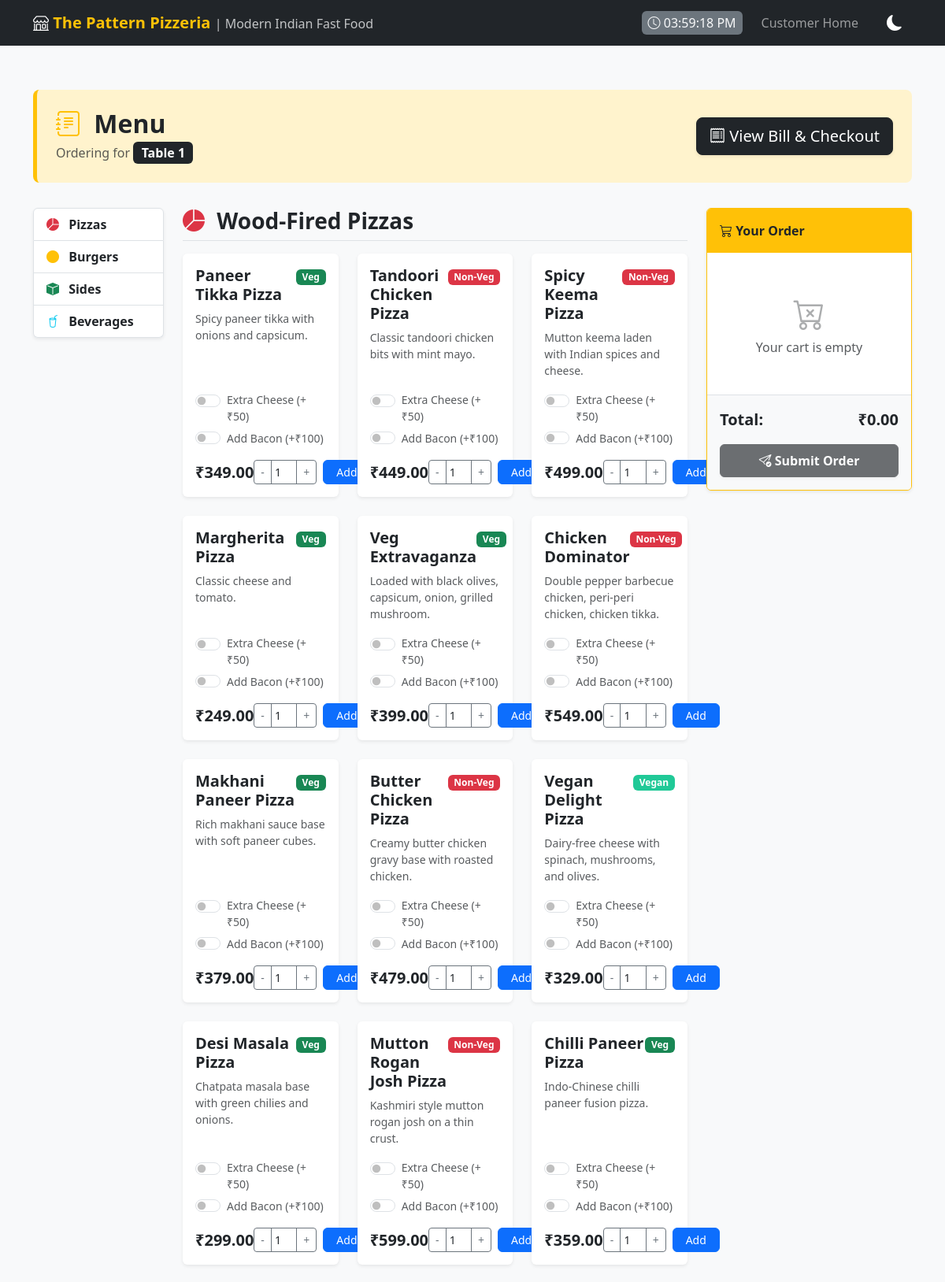
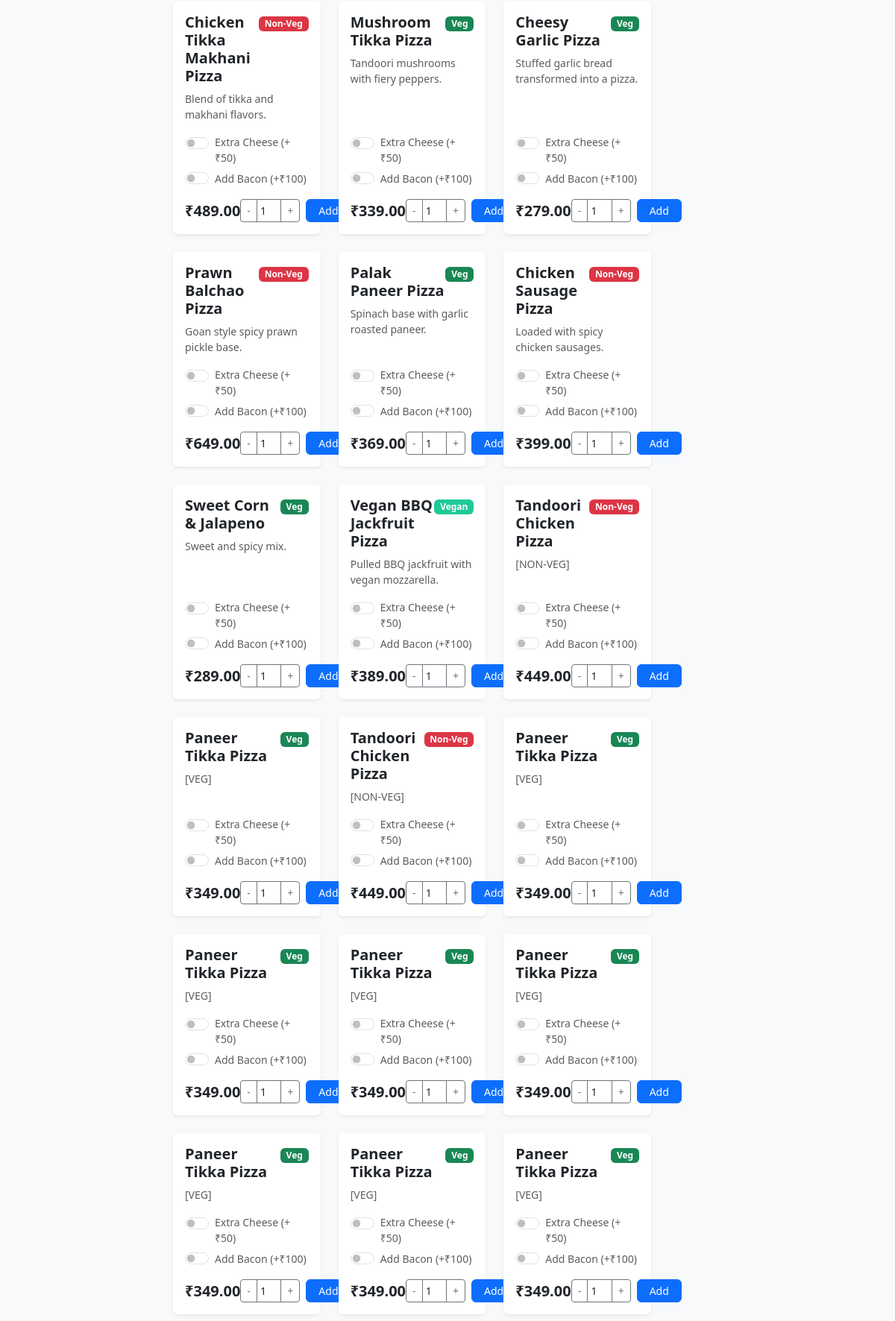
Page /menu/1/ (upper part) on the committed database (2 pictures, top to bottom).
### restaurant/models.py (models this page shows, shortened)
class RestaurantTable(models.Model):
    table_number = models.IntegerField(unique=True)
    is_occupied = models.BooleanField(default=False)

class MenuItem(models.Model):
    ITEM_TYPES = [
        ('VEG', 'Vegetarian'),
        ('NON_VEG', 'Non-Vegetarian'),
        ('VEGAN', 'Vegan'),
    ]
    name = models.CharField(max_length=100)
    price = models.DecimalField(max_digits=8, decimal_places=2)
    item_type = models.CharField(max_length=20, choices=ITEM_TYPES)
    description = models.TextField(blank=True)

### restaurant/views.py (the view)
# urls.py: path('menu/<int:table_id>/', views.menu_view, name='menu_page'),
def menu_view(request, table_id):
    table = get_object_or_404(RestaurantTable, table_number=table_id)
    from restaurant.models import MenuItem # Local import to avoid cyclic issues at top if any
    items = MenuItem.objects.all()
    pizzas = [item for item in items if 'Pizza' in item.name or 'Extravaganza' in item.name or 'Dominator' in item.name or 'Sweet Corn' in item.name]
    burgers = [item for item in items if 'Burger' in item.name or 'Mac' in item.name]
    sides = [item for item in items if 'Fries' in item.name or 'Wings' in item.name or 'Bread' in item.name or 'Kebab' in item.name or 'Rings' in item.name or 'Poppers' in item.name or 'Nuggets' in item.name or 'Samosa' in item.name or 'Wedges' in item.name or 'Skewers' in item.name]
    beverages = [item for item in items if item not in pizzas and item not in burgers and item not in sides]
    veg_items = items.filter(item_type='VEG')
    non_veg_items = items.filter(item_type='NON_VEG')
    vegan_items = items.filter(item_type='VEGAN')
    return render(request, 'restaurant/menu.html', {
        'table': table,
        'pizzas': pizzas,
        'burgers': burgers,
        'sides': sides,
        'beverages': beverages,
        'veg_items': veg_items,
        'non_veg_items': non_veg_items,
        'vegan_items': vegan_items
    })

### restaurant/templates/restaurant/menu.html (shortened to what this page needs)
{% extends 'restaurant/base.html' %}
{% block content %}
<div class="menu-header d-flex justify-content-between align-items-center sticky-top">
    <div>
        <h2 class="fw-bold mb-0 text-dark"><i class="bi bi-journal-text me-2 text-warning"></i> Menu</h2>
        <p class="text-muted mb-0 mt-1">Ordering for <span class="badge bg-dark fs-6">Table {{ table.table_number }}</span></p>
    </div>
    <div>
        <a href="{% url 'payment_page' table.table_number %}" class="btn btn-dark btn-lg shadow-sm">
            <i class="bi bi-receipt"></i> View Bill & Checkout
        </a>
    </div>
</div>
<div class="row">
    <div class="col-lg-2 d-none d-lg-block">
        <div class="sticky-top" style="top: 100px;">
            <div class="list-group shadow-sm">
                <a href="#pizzas" class="list-group-item list-group-item-action fw-bold"><i class="bi bi-pie-chart-fill text-danger me-2"></i> Pizzas</a>
                <a href="#burgers" class="list-group-item list-group-item-action fw-bold"><i class="bi bi-circle-fill text-warning me-2"></i> Burgers</a>
                <a href="#sides" class="list-group-item list-group-item-action fw-bold"><i class="bi bi-box-fill text-success me-2"></i> Sides</a>
                <a href="#beverages" class="list-group-item list-group-item-action fw-bold"><i class="bi bi-cup-straw text-info me-2"></i> Beverages</a>
            </div>
        </div>
    </div>
    <div class="col-lg-7 mb-4">
        {% if pizzas %}
        <div id="pizzas" class="mb-5">
            <h3 class="fw-bold mb-3 border-bottom pb-2"><i class="bi bi-pie-chart-fill text-danger me-2"></i> Wood-Fired Pizzas</h3>
            <div class="row row-cols-1 row-cols-md-2 row-cols-xl-3 g-4">
                {% for item in pizzas %}
                <div class="col">
                    <div class="card h-100 item-card">
                        <div class="card-body d-flex flex-column">
                            <div class="d-flex justify-content-between align-items-start mb-2">
                                <h5 class="card-title fw-bold text-dark mb-0">{{ item.name }}</h5>
                                <div>
                                    {% if item.item_type == 'VEG' %}<span class="badge badge-veg">Veg</span>
                                    {% elif item.item_type == 'NON_VEG' %}<span class="badge badge-nonveg">Non-Veg</span>
                                    {% else %}<span class="badge badge-vegan">Vegan</span>{% endif %}
                                </div>
                            </div>
                            <p class="card-text text-muted small flex-grow-1">{{ item.description }}</p>
                            <div class="form-check form-switch mb-1">
                                <input class="form-check-input cheese-switch" type="checkbox" id="cheese_{{ item.id }}">
                                <label class="form-check-label small text-muted" for="cheese_{{ item.id }}">Extra Cheese (+₹50)</label>
                            </div>
                            <div class="form-check form-switch mb-3">
                                <input class="form-check-input bacon-switch" type="checkbox" id="bacon_{{ item.id }}">
                                <label class="form-check-label small text-muted" for="bacon_{{ item.id }}">Add Bacon (+₹100)</label>
                            </div>
                            <div class="mt-auto d-flex justify-content-between align-items-center">
                                <span class="fs-5 fw-bold text-dark">₹{{ item.price }}</span>
                                <div class="d-flex align-items-center">
                                    <div class="input-group input-group-sm me-2" style="width: 80px;">
                                        <button class="btn btn-outline-secondary px-2 border-secondary" type="button" onclick="let inp = document.getElementById('qty_{{ item.id }}'); if(inp.value > 1) inp.value--;">-</button>
                                        <input type="number" class="form-control text-center px-0 border-secondary bg-white" id="qty_{{ item.id }}" value="1" min="1" readonly>
                                        <button class="btn btn-outline-secondary px-2 border-secondary" type="button" onclick="document.getElementById('qty_{{ item.id }}').value++;">+</button>
                                    </div>
                                    <button class="btn btn-primary btn-sm rounded px-3 order-btn" data-id="{{ item.id }}" data-name="{{ item.name }}" data-price="{{ item.price }}" data-type="{{ item.item_type }}">
                                        Add
                                    </button>
                                </div>
                            </div>
                        </div>
                    </div>
                </div>
                {% endfor %}
            </div>
        </div>
        {% endif %}
    </div>
    <div class="col-lg-3">
        <div class="sticky-top" style="top: 100px; z-index: 1020;">
            <div class="card shadow-sm border-warning">
                <div class="card-header bg-warning text-dark fw-bold border-bottom-0 py-3">
                    <i class="bi bi-cart3"></i> Your Order
                </div>
                <div class="card-body p-0">
                    <ul id="cartItemsList" class="list-group list-group-flush" style="max-height: 500px; overflow-y: auto;">
                        <li class="list-group-item text-center text-muted py-5" id="emptyCartMsg">
                            <i class="bi bi-cart-x fs-1 opacity-50 mb-2"></i><br>
                            Your cart is empty
                        </li>
                    </ul>
                </div>
                <div class="card-footer bg-light p-3 border-top">
                    <div class="d-flex justify-content-between fw-bold mb-3 fs-5">
                        <span>Total:</span>
                        <span id="cartTotalDisplay">₹0.00</span>
                    </div>
                    <button class="btn btn-dark w-100 fw-bold py-2 shadow-sm" id="submitOrderBtn" disabled>
                        <i class="bi bi-send-check"></i> Submit Order
                    </button>
                </div>
            </div>
        </div>
    </div>
</div>
{% endblock %}

### restaurant/templates/restaurant/base.html (style rules this page uses)
body { background-color: #f8f9fa; }

### restaurant/templates/restaurant/menu.html (style rules this page uses)
.menu-header { background-color: #fff3cd; border-left: 5px solid #ffc107; padding: 1.5rem; margin-bottom: 2rem; border-radius: 0.5rem; }
.item-card { border: none; box-shadow: 0 0.125rem 0.25rem rgba(0, 0, 0, 0.075); transition: transform 0.2s; }
.badge-veg { background-color: #198754; }
.badge-nonveg { background-color: #dc3545; }
.badge-vegan { background-color: #20c997; }

### rows in the picture
RestaurantTable: table_number "1"
MenuItem: name "Paneer Tikka Pizza", item_type "Veg", description "Spicy paneer tikka with onions and capsicum.", price "349.00"
MenuItem: name "Tandoori Chicken Pizza", item_type "Non-Veg", description "Classic tandoori chicken bits with mint mayo.", price "449.00"
MenuItem: name "Spicy Keema Pizza", item_type "Non-Veg", description "Mutton keema laden with Indian spices and cheese.", price "499.00"
MenuItem: name "Margherita Pizza", item_type "Veg", description "Classic cheese and tomato.", price "249.00"
MenuItem: name "Veg Extravaganza", item_type "Veg", description "Loaded with black olives, capsicum, onion, grilled mushroom.", price "399.00"
MenuItem: name "Chicken Dominator", item_type "Non-Veg", description "Double pepper barbecue chicken, peri-peri chicken, chicken tikka.", price "549.00"
MenuItem: name "Makhani Paneer Pizza", item_type "Veg", description "Rich makhani sauce base with soft paneer cubes.", price "379.00"
MenuItem: name "Butter Chicken Pizza", item_type "Non-Veg", description "Creamy butter chicken gravy base with roasted chicken.", price "479.00"
MenuItem: name "Vegan Delight Pizza", item_type "Vegan", description "Dairy-free cheese with spinach, mushrooms, and olives.", price "329.00"
MenuItem: name "Desi Masala Pizza", item_type "Veg", description "Chatpata masala base with green chilies and onions.", price "299.00"
MenuItem: name "Mutton Rogan Josh Pizza", item_type "Non-Veg", description "Kashmiri style mutton rogan josh on a thin crust.", price "599.00"
MenuItem: name "Chilli Paneer Pizza", item_type "Veg", description "Indo-Chinese chilli paneer fusion pizza.", price "359.00"
MenuItem: name "Chicken Tikka Makhani Pizza", item_type "Non-Veg", description "Blend of tikka and makhani flavors.", price "489.00"
MenuItem: name "Mushroom Tikka Pizza", item_type "Veg", description "Tandoori mushrooms with fiery peppers.", price "339.00"
MenuItem: name "Cheesy Garlic Pizza", item_type "Veg", description "Stuffed garlic bread transformed into a pizza.", price "279.00"
MenuItem: name "Prawn Balchao Pizza", item_type "Non-Veg", description "Goan style spicy prawn pickle base.", price "649.00"
MenuItem: name "Palak Paneer Pizza", item_type "Veg", description "Spinach base with garlic roasted paneer.", price "369.00"
MenuItem: name "Chicken Sausage Pizza", item_type "Non-Veg", description "Loaded with spicy chicken sausages.", price "399.00"
MenuItem: name "Sweet Corn & Jalapeno", item_type "Veg", description "Sweet and spicy mix.", price "289.00"
MenuItem: name "Vegan BBQ Jackfruit Pizza", item_type "Vegan", description "Pulled BBQ jackfruit with vegan mozzarella.", price "389.00"
MenuItem: name "Tandoori Chicken Pizza", item_type "Non-Veg", description "[NON-VEG]", price "449.00"
MenuItem: name "Paneer Tikka Pizza", item_type "Veg", description "[VEG]", price "349.00"
MenuItem: name "Tandoori Chicken Pizza", item_type "Non-Veg", description "[NON-VEG]", price "449.00"
MenuItem: name "Paneer Tikka Pizza", item_type "Veg", description "[VEG]", price "349.00"
MenuItem: name "Paneer Tikka Pizza", item_type "Veg", description "[VEG]", price "349.00"
MenuItem: name "Paneer Tikka Pizza", item_type "Veg", description "[VEG]", price "349.00"
MenuItem: name "Paneer Tikka Pizza", item_type "Veg", description "[VEG]", price "349.00"
MenuItem: name "Paneer Tikka Pizza", item_type "Veg", description "[VEG]", price "349.00"
MenuItem: name "Paneer Tikka Pizza", item_type "Veg", description "[VEG]", price "349.00"
MenuItem: name "Paneer Tikka Pizza", item_type "Veg", description "[VEG]", price "349.00"
